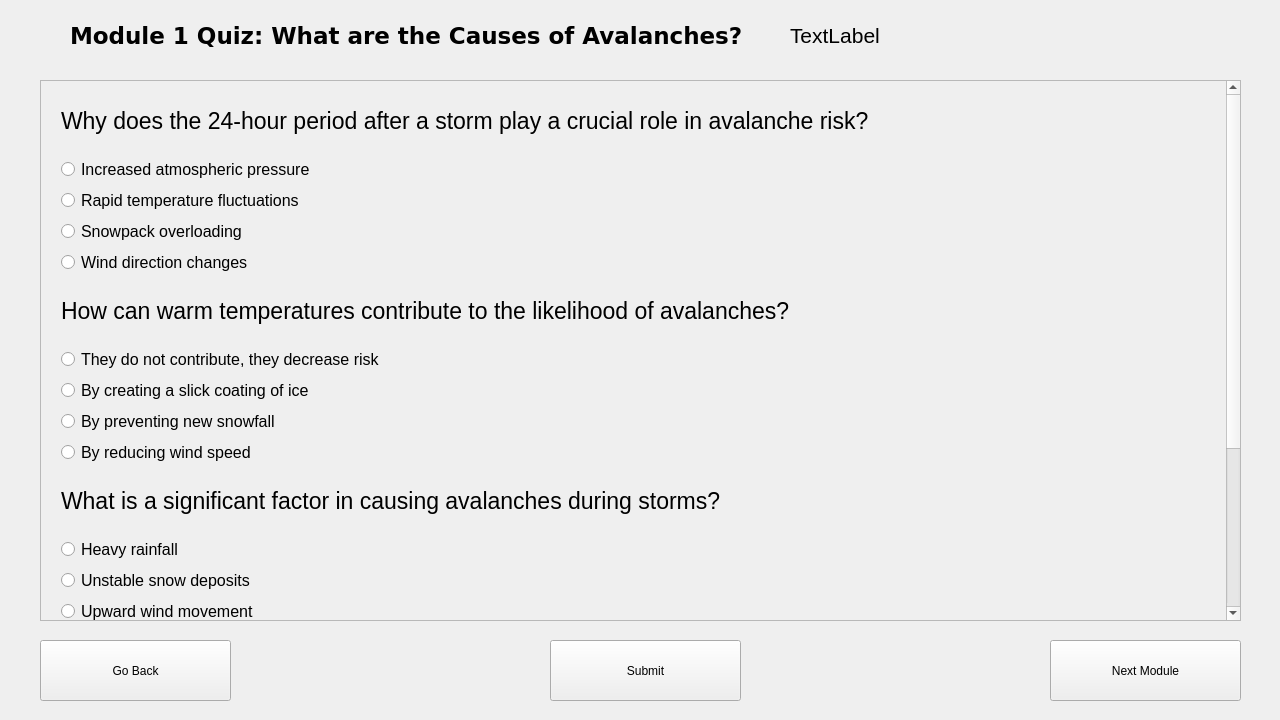
<?xml version="1.0" encoding="UTF-8"?>
<ui version="4.0">
 <class>QuizScreen1</class>
 <widget class="QWidget" name="QuizScreen1">
  <property name="geometry">
   <rect>
    <x>0</x>
    <y>0</y>
    <width>1280</width>
    <height>720</height>
   </rect>
  </property>
  <property name="windowTitle">
   <string>Form</string>
  </property>
  <widget class="QScrollArea" name="scrollArea">
   <property name="geometry">
    <rect>
     <x>40</x>
     <y>80</y>
     <width>1201</width>
     <height>541</height>
    </rect>
   </property>
   <property name="layoutDirection">
    <enum>Qt::LeftToRight</enum>
   </property>
   <property name="verticalScrollBarPolicy">
    <enum>Qt::ScrollBarAlwaysOn</enum>
   </property>
   <property name="widgetResizable">
    <bool>true</bool>
   </property>
   <widget class="QWidget" name="scrollAreaWidgetContents">
    <property name="geometry">
     <rect>
      <x>0</x>
      <y>-241</y>
      <width>1185</width>
      <height>780</height>
     </rect>
    </property>
    <property name="minimumSize">
     <size>
      <width>0</width>
      <height>780</height>
     </size>
    </property>
    <property name="font">
     <font>
      <pointsize>13</pointsize>
     </font>
    </property>
    <widget class="QWidget" name="verticalLayoutWidget">
     <property name="geometry">
      <rect>
       <x>20</x>
       <y>10</y>
       <width>989</width>
       <height>754</height>
      </rect>
     </property>
     <layout class="QVBoxLayout" name="verticalLayout" stretch="0,0,0,0,0,0,0,0,0,0,0,0,0,0,0,0,0,0,0,0">
      <item>
       <widget class="QLabel" name="q1">
        <property name="sizePolicy">
         <sizepolicy hsizetype="Preferred" vsizetype="Preferred">
          <horstretch>0</horstretch>
          <verstretch>0</verstretch>
         </sizepolicy>
        </property>
        <property name="font">
         <font>
          <pointsize>17</pointsize>
         </font>
        </property>
        <property name="text">
         <string>Why does the 24-hour period after a storm play a crucial role in avalanche risk?</string>
        </property>
        <property name="wordWrap">
         <bool>true</bool>
        </property>
       </widget>
      </item>
      <item>
       <widget class="QRadioButton" name="a1">
        <property name="font">
         <font>
          <pointsize>12</pointsize>
         </font>
        </property>
        <property name="text">
         <string>Increased atmospheric pressure</string>
        </property>
        <attribute name="buttonGroup">
         <string notr="true">question1</string>
        </attribute>
       </widget>
      </item>
      <item>
       <widget class="QRadioButton" name="b1">
        <property name="font">
         <font>
          <pointsize>12</pointsize>
         </font>
        </property>
        <property name="text">
         <string>Rapid temperature fluctuations</string>
        </property>
        <attribute name="buttonGroup">
         <string notr="true">question1</string>
        </attribute>
       </widget>
      </item>
      <item>
       <widget class="QRadioButton" name="c1">
        <property name="font">
         <font>
          <pointsize>12</pointsize>
         </font>
        </property>
        <property name="text">
         <string>Snowpack overloading</string>
        </property>
        <attribute name="buttonGroup">
         <string notr="true">question1</string>
        </attribute>
       </widget>
      </item>
      <item>
       <widget class="QRadioButton" name="d1">
        <property name="font">
         <font>
          <pointsize>12</pointsize>
         </font>
        </property>
        <property name="text">
         <string>Wind direction changes</string>
        </property>
        <attribute name="buttonGroup">
         <string notr="true">question1</string>
        </attribute>
       </widget>
      </item>
      <item>
       <widget class="QLabel" name="q2">
        <property name="font">
         <font>
          <pointsize>17</pointsize>
         </font>
        </property>
        <property name="text">
         <string>How can warm temperatures contribute to the likelihood of avalanches?</string>
        </property>
       </widget>
      </item>
      <item>
       <widget class="QRadioButton" name="a2">
        <property name="font">
         <font>
          <pointsize>12</pointsize>
         </font>
        </property>
        <property name="text">
         <string>They do not contribute, they decrease risk</string>
        </property>
        <attribute name="buttonGroup">
         <string notr="true">question2</string>
        </attribute>
       </widget>
      </item>
      <item>
       <widget class="QRadioButton" name="b2">
        <property name="font">
         <font>
          <pointsize>12</pointsize>
         </font>
        </property>
        <property name="text">
         <string>By creating a slick coating of ice</string>
        </property>
        <attribute name="buttonGroup">
         <string notr="true">question2</string>
        </attribute>
       </widget>
      </item>
      <item>
       <widget class="QRadioButton" name="c2">
        <property name="font">
         <font>
          <pointsize>12</pointsize>
         </font>
        </property>
        <property name="text">
         <string>By preventing new snowfall</string>
        </property>
        <attribute name="buttonGroup">
         <string notr="true">question2</string>
        </attribute>
       </widget>
      </item>
      <item>
       <widget class="QRadioButton" name="d2">
        <property name="font">
         <font>
          <pointsize>12</pointsize>
         </font>
        </property>
        <property name="text">
         <string>By reducing wind speed</string>
        </property>
        <attribute name="buttonGroup">
         <string notr="true">question2</string>
        </attribute>
       </widget>
      </item>
      <item>
       <widget class="QLabel" name="q3">
        <property name="font">
         <font>
          <pointsize>17</pointsize>
         </font>
        </property>
        <property name="text">
         <string>What is a significant factor in causing avalanches during storms?</string>
        </property>
       </widget>
      </item>
      <item>
       <widget class="QRadioButton" name="a3">
        <property name="font">
         <font>
          <pointsize>12</pointsize>
         </font>
        </property>
        <property name="text">
         <string>Heavy rainfall</string>
        </property>
        <attribute name="buttonGroup">
         <string notr="true">question3</string>
        </attribute>
       </widget>
      </item>
      <item>
       <widget class="QRadioButton" name="b3">
        <property name="font">
         <font>
          <pointsize>12</pointsize>
         </font>
        </property>
        <property name="text">
         <string>Unstable snow deposits</string>
        </property>
        <attribute name="buttonGroup">
         <string notr="true">question3</string>
        </attribute>
       </widget>
      </item>
      <item>
       <widget class="QRadioButton" name="c3">
        <property name="font">
         <font>
          <pointsize>12</pointsize>
         </font>
        </property>
        <property name="text">
         <string>Upward wind movement</string>
        </property>
        <attribute name="buttonGroup">
         <string notr="true">question3</string>
        </attribute>
       </widget>
      </item>
      <item>
       <widget class="QRadioButton" name="d3">
        <property name="font">
         <font>
          <pointsize>12</pointsize>
         </font>
        </property>
        <property name="text">
         <string>Lack of sunlight</string>
        </property>
        <attribute name="buttonGroup">
         <string notr="true">question3</string>
        </attribute>
       </widget>
      </item>
      <item>
       <widget class="QLabel" name="q4">
        <property name="font">
         <font>
          <pointsize>17</pointsize>
         </font>
        </property>
        <property name="text">
         <string>What role do varying thawing and freezing cycles play in avalanche formation?</string>
        </property>
       </widget>
      </item>
      <item>
       <widget class="QRadioButton" name="a4">
        <property name="font">
         <font>
          <pointsize>12</pointsize>
         </font>
        </property>
        <property name="text">
         <string>Snow stabilization</string>
        </property>
        <attribute name="buttonGroup">
         <string notr="true">question4</string>
        </attribute>
       </widget>
      </item>
      <item>
       <widget class="QRadioButton" name="b4">
        <property name="font">
         <font>
          <pointsize>12</pointsize>
         </font>
        </property>
        <property name="text">
         <string>Weakening of upper snow layers</string>
        </property>
        <attribute name="buttonGroup">
         <string notr="true">question4</string>
        </attribute>
       </widget>
      </item>
      <item>
       <widget class="QRadioButton" name="c4">
        <property name="font">
         <font>
          <pointsize>12</pointsize>
         </font>
        </property>
        <property name="text">
         <string>Decreased atmospheric pressure</string>
        </property>
        <attribute name="buttonGroup">
         <string notr="true">question4</string>
        </attribute>
       </widget>
      </item>
      <item>
       <widget class="QRadioButton" name="d4">
        <property name="font">
         <font>
          <pointsize>12</pointsize>
         </font>
        </property>
        <property name="text">
         <string>Wind direction reversal</string>
        </property>
        <attribute name="buttonGroup">
         <string notr="true">question4</string>
        </attribute>
       </widget>
      </item>
     </layout>
    </widget>
   </widget>
  </widget>
  <widget class="QLabel" name="quizLabel">
   <property name="geometry">
    <rect>
     <x>70</x>
     <y>20</y>
     <width>681</width>
     <height>31</height>
    </rect>
   </property>
   <property name="font">
    <font>
     <family>Verdana</family>
     <pointsize>17</pointsize>
     <bold>true</bold>
    </font>
   </property>
   <property name="text">
    <string>Module 1 Quiz: What are the Causes of Avalanches?</string>
   </property>
  </widget>
  <widget class="QPushButton" name="backButton">
   <property name="geometry">
    <rect>
     <x>40</x>
     <y>640</y>
     <width>191</width>
     <height>61</height>
    </rect>
   </property>
   <property name="text">
    <string>Go Back</string>
   </property>
  </widget>
  <widget class="QPushButton" name="nextButton">
   <property name="geometry">
    <rect>
     <x>1050</x>
     <y>640</y>
     <width>191</width>
     <height>61</height>
    </rect>
   </property>
   <property name="text">
    <string>Next Module</string>
   </property>
  </widget>
  <widget class="QLabel" name="submitMessage">
   <property name="geometry">
    <rect>
     <x>790</x>
     <y>20</y>
     <width>391</width>
     <height>31</height>
    </rect>
   </property>
   <property name="font">
    <font>
     <pointsize>16</pointsize>
    </font>
   </property>
   <property name="text">
    <string>TextLabel</string>
   </property>
  </widget>
  <widget class="QPushButton" name="submitButton">
   <property name="geometry">
    <rect>
     <x>550</x>
     <y>640</y>
     <width>191</width>
     <height>61</height>
    </rect>
   </property>
   <property name="text">
    <string>Submit</string>
   </property>
  </widget>
 </widget>
 <resources/>
 <connections/>
 <buttongroups>
  <buttongroup name="question4"/>
  <buttongroup name="question1"/>
  <buttongroup name="question3"/>
  <buttongroup name="question2"/>
 </buttongroups>
</ui>
